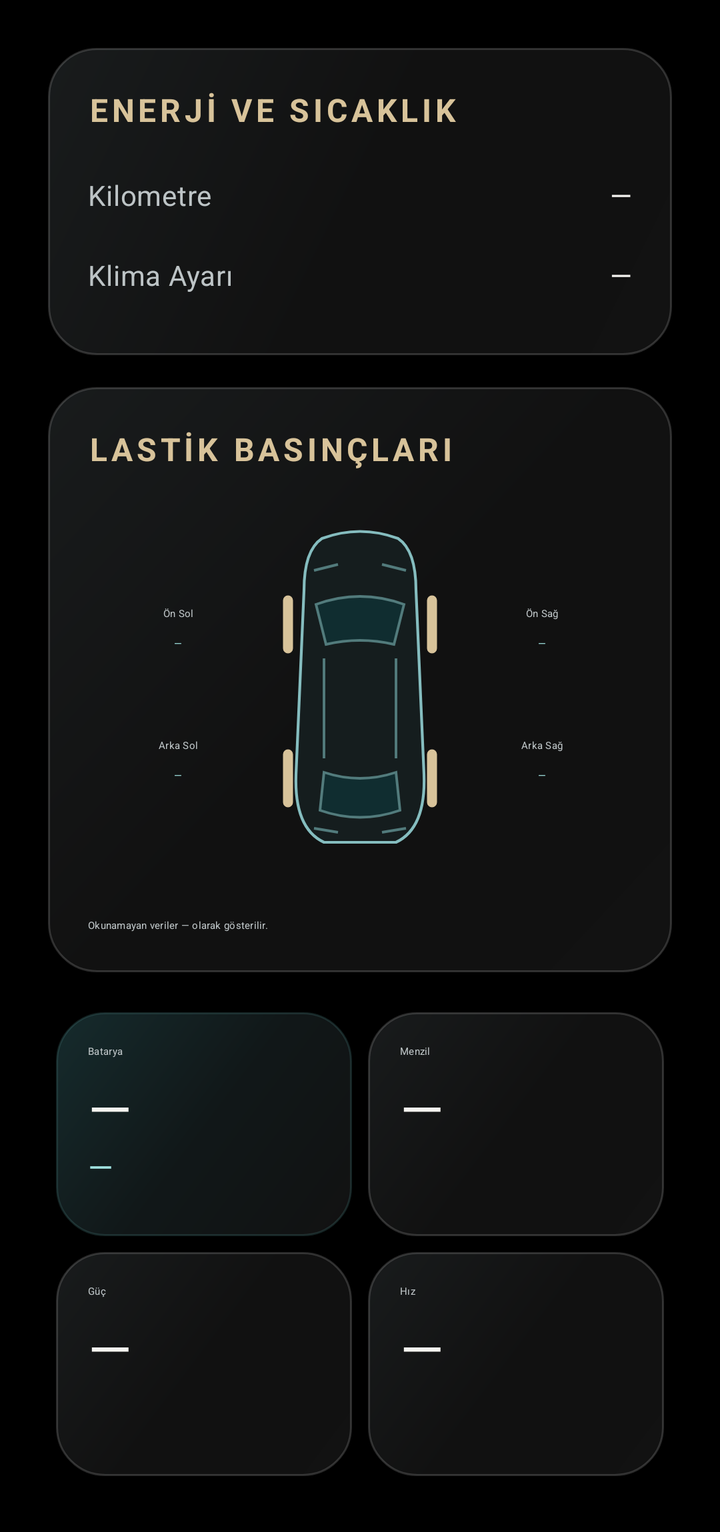
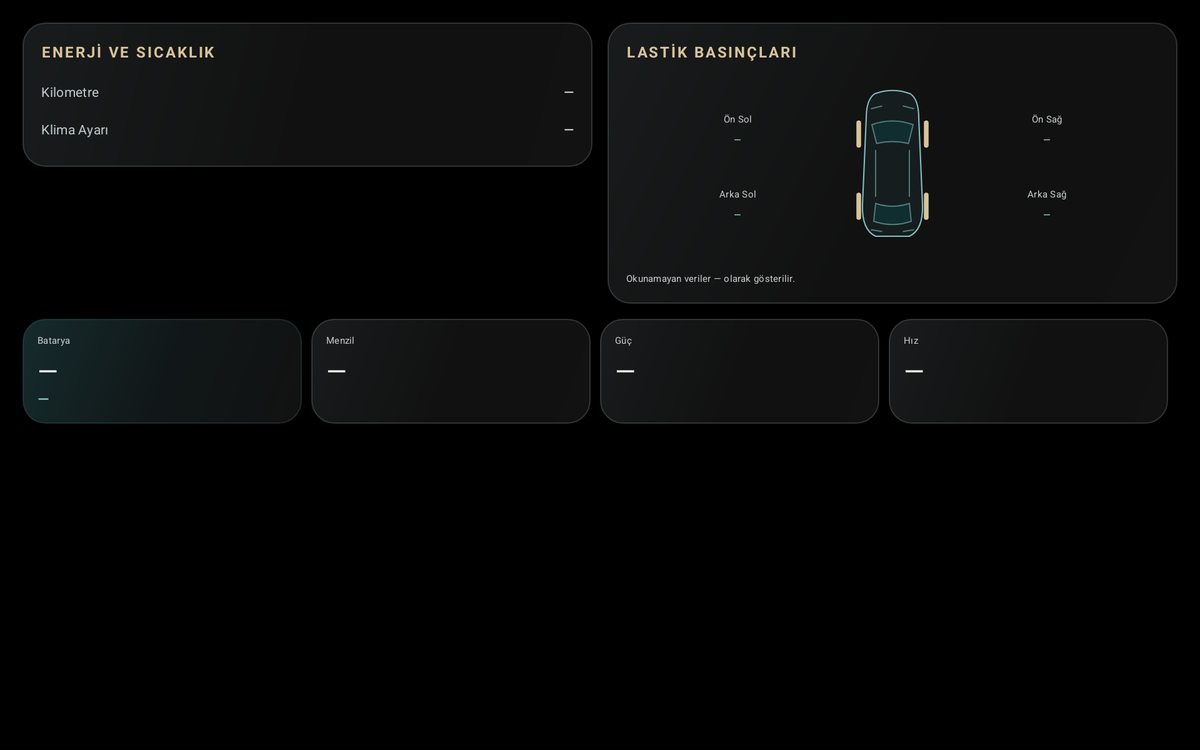

First picture: res/layout/ on a phone held upright. Second picture: the repository's own variant of that layout, on a device whose configuration matches the variant's folder. Source for both follows.
<!-- AndroidManifest.xml: application theme Theme.EVABRPUploader -->
<!-- res/layout/pane_vehicle.xml -->
<?xml version="1.0" encoding="utf-8"?>
<ScrollView xmlns:android="http://schemas.android.com/apk/res/android" android:layout_width="match_parent" android:layout_height="match_parent" android:fillViewport="true" android:clipToPadding="false">
    <LinearLayout android:layout_width="match_parent" android:layout_height="wrap_content" android:orientation="vertical" android:padding="24dp">
        <LinearLayout android:layout_width="match_parent" android:layout_height="wrap_content" android:orientation="vertical" android:padding="20dp" android:background="@drawable/bg_glass">
            <TextView android:layout_width="match_parent" android:layout_height="wrap_content" android:text="@string/design_energy" android:textAppearance="@style/Text.EV.Eyebrow" android:layout_marginBottom="12dp" />
            <TableLayout android:layout_width="match_parent" android:layout_height="wrap_content" android:stretchColumns="0" android:shrinkColumns="0">
                <TableRow style="@style/DataRow" android:minHeight="40dp" android:paddingTop="8dp" android:paddingBottom="8dp">
                    <TextView style="@style/DataLabel" android:text="@string/vehicle_row_odometer" />
                    <TextView android:id="@+id/vehicle_odometer" style="@style/DataValue" />
                </TableRow>
                <TableRow style="@style/DataRow" android:minHeight="40dp" android:paddingTop="8dp" android:paddingBottom="8dp">
                    <TextView style="@style/DataLabel" android:text="@string/vehicle_row_hvac" />
                    <TextView android:id="@+id/vehicle_hvac" style="@style/DataValue" />
                </TableRow>
            </TableLayout>
        </LinearLayout>
        <LinearLayout android:layout_width="match_parent" android:layout_height="wrap_content" android:orientation="vertical" android:padding="20dp" android:background="@drawable/bg_glass" android:layout_marginTop="16dp">
            <TextView android:layout_width="match_parent" android:layout_height="wrap_content" android:text="@string/design_tires" android:textAppearance="@style/Text.EV.Eyebrow" />
            <LinearLayout android:layout_width="match_parent" android:layout_height="224dp" android:orientation="horizontal" android:gravity="center_vertical">
                <LinearLayout android:layout_width="0dp" android:layout_height="match_parent" android:layout_weight="1" android:orientation="vertical" android:gravity="center">
                    <TextView android:layout_width="match_parent" android:layout_height="wrap_content" android:text="@string/vehicle_tire_fl" android:textAppearance="@style/Text.EV.Secondary" android:gravity="center" />
                    <TextView android:id="@+id/vehicle_tire_fl" android:layout_width="match_parent" android:layout_height="wrap_content" android:text="—" android:textAppearance="@style/Text.EV.Body" android:gravity="center" android:layout_marginTop="8dp" android:textColor="@color/ev_cyan" />
                    <Space android:layout_width="1dp" android:layout_height="44dp" />
                    <TextView android:layout_width="match_parent" android:layout_height="wrap_content" android:text="@string/vehicle_tire_rl" android:textAppearance="@style/Text.EV.Secondary" android:gravity="center" />
                    <TextView android:id="@+id/vehicle_tire_rl" android:layout_width="match_parent" android:layout_height="wrap_content" android:text="—" android:textAppearance="@style/Text.EV.Body" android:gravity="center" android:layout_marginTop="8dp" android:textColor="@color/ev_cyan" />
                </LinearLayout>
                <ImageView android:layout_width="92dp" android:layout_height="180dp" android:src="@drawable/ic_vehicle_outline" android:contentDescription="@string/design_car_desc" />
                <LinearLayout android:layout_width="0dp" android:layout_height="match_parent" android:layout_weight="1" android:orientation="vertical" android:gravity="center">
                    <TextView android:layout_width="match_parent" android:layout_height="wrap_content" android:text="@string/vehicle_tire_fr" android:textAppearance="@style/Text.EV.Secondary" android:gravity="center" />
                    <TextView android:id="@+id/vehicle_tire_fr" android:layout_width="match_parent" android:layout_height="wrap_content" android:text="—" android:textAppearance="@style/Text.EV.Body" android:gravity="center" android:layout_marginTop="8dp" android:textColor="@color/ev_cyan" />
                    <Space android:layout_width="1dp" android:layout_height="44dp" />
                    <TextView android:layout_width="match_parent" android:layout_height="wrap_content" android:text="@string/vehicle_tire_rr" android:textAppearance="@style/Text.EV.Secondary" android:gravity="center" />
                    <TextView android:id="@+id/vehicle_tire_rr" android:layout_width="match_parent" android:layout_height="wrap_content" android:text="—" android:textAppearance="@style/Text.EV.Body" android:gravity="center" android:layout_marginTop="8dp" android:textColor="@color/ev_cyan" />
                </LinearLayout>
            </LinearLayout>
            <TextView android:layout_width="match_parent" android:layout_height="wrap_content" android:text="@string/design_no_data" android:textAppearance="@style/Text.EV.Secondary" />
        </LinearLayout>
        <Space android:layout_width="1dp" android:layout_height="16dp" />
        <GridLayout android:layout_width="match_parent" android:layout_height="wrap_content" android:orientation="horizontal" android:columnCount="2">
            <LinearLayout android:layout_width="0dp" android:layout_height="wrap_content" android:orientation="vertical" android:minHeight="112dp" android:padding="16dp" android:background="@drawable/bg_battery_card" android:layout_columnWeight="1" android:layout_margin="4dp">
                <TextView android:layout_width="match_parent" android:layout_height="wrap_content" android:text="@string/design_battery_short" android:textAppearance="@style/Text.EV.Secondary" />
                <TextView android:id="@+id/vehicle_soc" android:layout_width="match_parent" android:layout_height="wrap_content" android:text="—" android:layout_marginTop="6dp" android:textAppearance="@style/Text.EV.Metric.Compact" android:maxLines="1" android:autoSizeTextType="uniform" android:autoSizeMinTextSize="18sp" android:autoSizeMaxTextSize="28sp" android:autoSizeStepGranularity="1sp" />
                <TextView android:id="@+id/vehicle_charging" android:layout_width="match_parent" android:layout_height="wrap_content" android:text="—" android:textAppearance="@style/Text.EV.Secondary" android:textColor="@color/ev_cyan" android:textSize="16sp" android:maxLines="1" android:ellipsize="end" />
            </LinearLayout>
            <LinearLayout android:layout_width="0dp" android:layout_height="wrap_content" android:orientation="vertical" android:minHeight="112dp" android:padding="16dp" android:background="@drawable/bg_glass" android:layout_columnWeight="1" android:layout_margin="4dp">
                <TextView android:layout_width="match_parent" android:layout_height="wrap_content" android:text="@string/vehicle_row_range" android:textAppearance="@style/Text.EV.Secondary" />
                <TextView android:id="@+id/vehicle_range" android:layout_width="match_parent" android:layout_height="wrap_content" android:text="—" android:layout_marginTop="6dp" android:textAppearance="@style/Text.EV.Metric.Compact" android:maxLines="1" android:autoSizeTextType="uniform" android:autoSizeMinTextSize="18sp" android:autoSizeMaxTextSize="28sp" android:autoSizeStepGranularity="1sp" />
            </LinearLayout>
            <LinearLayout android:layout_width="0dp" android:layout_height="wrap_content" android:orientation="vertical" android:minHeight="112dp" android:padding="16dp" android:background="@drawable/bg_glass" android:layout_columnWeight="1" android:layout_margin="4dp">
                <TextView android:layout_width="match_parent" android:layout_height="wrap_content" android:text="@string/vehicle_row_power" android:textAppearance="@style/Text.EV.Secondary" />
                <TextView android:id="@+id/vehicle_power" android:layout_width="match_parent" android:layout_height="wrap_content" android:text="—" android:layout_marginTop="6dp" android:textAppearance="@style/Text.EV.Metric.Compact" android:maxLines="1" android:autoSizeTextType="uniform" android:autoSizeMinTextSize="18sp" android:autoSizeMaxTextSize="28sp" android:autoSizeStepGranularity="1sp" />
            </LinearLayout>
            <LinearLayout android:layout_width="0dp" android:layout_height="wrap_content" android:orientation="vertical" android:minHeight="112dp" android:padding="16dp" android:background="@drawable/bg_glass" android:layout_columnWeight="1" android:layout_margin="4dp">
                <TextView android:layout_width="match_parent" android:layout_height="wrap_content" android:text="@string/vehicle_row_speed" android:textAppearance="@style/Text.EV.Secondary" />
                <TextView android:id="@+id/vehicle_speed" android:layout_width="match_parent" android:layout_height="wrap_content" android:text="—" android:layout_marginTop="6dp" android:textAppearance="@style/Text.EV.Metric.Compact" android:maxLines="1" android:autoSizeTextType="uniform" android:autoSizeMinTextSize="18sp" android:autoSizeMaxTextSize="28sp" android:autoSizeStepGranularity="1sp" />
            </LinearLayout>
        </GridLayout>
    </LinearLayout>
</ScrollView>
<!-- resources referenced by this layout -->
<resources>
  <color name="ev_cyan">#A0E2E0</color>
  <!-- drawable bg_battery_card (drawable) -->
  <shape xmlns:android="http://schemas.android.com/apk/res/android"><gradient android:angle="315" android:startColor="#E5183032" android:centerColor="#F012191A" android:endColor="#FA121212"/><corners android:radius="24dp"/><stroke android:width="1dp" android:color="#40528C8C"/></shape>
  <!-- drawable bg_glass (drawable) -->
  <shape xmlns:android="http://schemas.android.com/apk/res/android"><gradient android:angle="315" android:startColor="#E91B1E1F" android:centerColor="#F0121212" android:endColor="#FA121212"/><corners android:radius="24dp"/><stroke android:width="1dp" android:color="#2AFFFFFF"/></shape>
  <string name="design_battery_short">Batarya</string>
  <string name="design_car_desc">Lastik basınçlarının araç üzerindeki konumları</string>
  <string name="design_energy">ENERJİ VE SICAKLIK</string>
  <string name="design_no_data">Okunamayan veriler — olarak gösterilir.</string>
  <string name="design_tires">LASTİK BASINÇLARI</string>
  <string name="vehicle_row_hvac">Klima Ayarı</string>
  <string name="vehicle_row_odometer">Kilometre</string>
  <string name="vehicle_row_power">Güç</string>
  <string name="vehicle_row_range">Menzil</string>
  <string name="vehicle_row_speed">Hız</string>
  <string name="vehicle_tire_fl">Ön Sol</string>
  <string name="vehicle_tire_fr">Ön Sağ</string>
  <string name="vehicle_tire_rl">Arka Sol</string>
  <string name="vehicle_tire_rr">Arka Sağ</string>
  <style name="DataLabel" parent="Text.EV.Secondary">
      <item name="android:layout_width">wrap_content</item>
      <item name="android:layout_height">wrap_content</item>
    </style>
  <style name="DataRow" parent="">
      <item name="android:layout_width">match_parent</item>
      <item name="android:layout_height">wrap_content</item>
      <item name="android:minHeight">48dp</item>
      <item name="android:paddingTop">10dp</item>
      <item name="android:paddingBottom">10dp</item>
      <item name="android:gravity">center_vertical</item>
    </style>
  <style name="Text.EV.Body" parent="TextAppearance.Material3.BodyLarge">
          <item name="android:textSize">@dimen/text_body</item>
          <item name="android:textColor">@color/ev_text_primary</item>
      </style>
  <style name="Text.EV.Eyebrow" parent="Text.EV.SectionHeader">
      <item name="android:textSize">16sp</item>
      <item name="android:textColor">@color/ev_accent</item>
      <item name="android:fontFamily">sans-serif-medium</item>
      <item name="android:letterSpacing">0.12</item>
    </style>
  <style name="Text.EV.Metric.Compact">
      <item name="android:textSize">28sp</item>
    </style>
  <style name="Text.EV.Secondary" parent="TextAppearance.Material3.BodyMedium">
          <item name="android:textSize">@dimen/text_secondary</item>
          <item name="android:textColor">@color/ev_text_secondary</item>
      </style>
  <color name="ev_text_primary">#F4F3EF</color>
  <style name="Text.EV.SectionHeader" parent="TextAppearance.Material3.LabelLarge">
          <item name="android:textSize">@dimen/text_label</item>
          <item name="android:textColor">@color/ev_accent</item>
          <item name="android:letterSpacing">0.12</item>
          <item name="android:textStyle">bold</item>
      </style>
  <color name="ev_accent">#D8C39A</color>
  <color name="ev_text_secondary">#BDC4C6</color>
  <color name="ev_background">#000000</color>
  <color name="ev_on_accent">#17140E</color>
  <color name="ev_surface">#121212</color>
  <color name="ev_surface_raised">#1B1D1E</color>
  <color name="ev_error">#FFB4AB</color>
  <color name="ev_outline">#363B3D</color>
  <style name="ShapeAppearanceOverlay.EV.Button" parent="">
          <item name="cornerSize">18dp</item>
      </style>
  <!-- some entries are left out for length -->
</resources>
<!-- res/layout-w1000dp/pane_vehicle.xml (the repository's variant of the layout above) -->
<!-- drawn on a large tablet held sideways -->
<?xml version="1.0" encoding="utf-8"?>
<ScrollView xmlns:android="http://schemas.android.com/apk/res/android" android:layout_width="match_parent" android:layout_height="match_parent" android:fillViewport="true" android:clipToPadding="false">
    <LinearLayout android:layout_width="match_parent" android:layout_height="wrap_content" android:orientation="vertical" android:padding="24dp">
        <LinearLayout android:layout_width="match_parent" android:layout_height="wrap_content" android:orientation="horizontal" android:baselineAligned="false">
            <LinearLayout android:layout_width="0dp" android:layout_height="wrap_content" android:layout_weight="1" android:orientation="vertical" android:layout_marginEnd="16dp" android:padding="20dp" android:background="@drawable/bg_glass">
                <TextView android:layout_width="match_parent" android:layout_height="wrap_content" android:text="@string/design_energy" android:textAppearance="@style/Text.EV.Eyebrow" android:layout_marginBottom="12dp" />
                <TableLayout android:layout_width="match_parent" android:layout_height="wrap_content" android:stretchColumns="0" android:shrinkColumns="0">
                    <TableRow style="@style/DataRow" android:minHeight="40dp" android:paddingTop="8dp" android:paddingBottom="8dp">
                        <TextView style="@style/DataLabel" android:text="@string/vehicle_row_odometer" />
                        <TextView android:id="@+id/vehicle_odometer" style="@style/DataValue" />
                    </TableRow>
                    <TableRow style="@style/DataRow" android:minHeight="40dp" android:paddingTop="8dp" android:paddingBottom="8dp">
                        <TextView style="@style/DataLabel" android:text="@string/vehicle_row_hvac" />
                        <TextView android:id="@+id/vehicle_hvac" style="@style/DataValue" />
                    </TableRow>
                </TableLayout>
            </LinearLayout>
            <LinearLayout android:layout_width="0dp" android:layout_height="wrap_content" android:layout_weight="1" android:orientation="vertical" android:padding="20dp" android:background="@drawable/bg_glass">
                <TextView android:layout_width="match_parent" android:layout_height="wrap_content" android:text="@string/design_tires" android:textAppearance="@style/Text.EV.Eyebrow" />
                <LinearLayout android:layout_width="match_parent" android:layout_height="224dp" android:orientation="horizontal" android:gravity="center_vertical">
                    <LinearLayout android:layout_width="0dp" android:layout_height="match_parent" android:layout_weight="1" android:orientation="vertical" android:gravity="center">
                        <TextView android:layout_width="match_parent" android:layout_height="wrap_content" android:text="@string/vehicle_tire_fl" android:textAppearance="@style/Text.EV.Secondary" android:gravity="center" />
                        <TextView android:id="@+id/vehicle_tire_fl" android:layout_width="match_parent" android:layout_height="wrap_content" android:text="—" android:textAppearance="@style/Text.EV.Body" android:gravity="center" android:layout_marginTop="8dp" android:textColor="@color/ev_cyan" />
                        <Space android:layout_width="1dp" android:layout_height="44dp" />
                        <TextView android:layout_width="match_parent" android:layout_height="wrap_content" android:text="@string/vehicle_tire_rl" android:textAppearance="@style/Text.EV.Secondary" android:gravity="center" />
                        <TextView android:id="@+id/vehicle_tire_rl" android:layout_width="match_parent" android:layout_height="wrap_content" android:text="—" android:textAppearance="@style/Text.EV.Body" android:gravity="center" android:layout_marginTop="8dp" android:textColor="@color/ev_cyan" />
                    </LinearLayout>
                    <ImageView android:layout_width="92dp" android:layout_height="180dp" android:src="@drawable/ic_vehicle_outline" android:contentDescription="@string/design_car_desc" />
                    <LinearLayout android:layout_width="0dp" android:layout_height="match_parent" android:layout_weight="1" android:orientation="vertical" android:gravity="center">
                        <TextView android:layout_width="match_parent" android:layout_height="wrap_content" android:text="@string/vehicle_tire_fr" android:textAppearance="@style/Text.EV.Secondary" android:gravity="center" />
                        <TextView android:id="@+id/vehicle_tire_fr" android:layout_width="match_parent" android:layout_height="wrap_content" android:text="—" android:textAppearance="@style/Text.EV.Body" android:gravity="center" android:layout_marginTop="8dp" android:textColor="@color/ev_cyan" />
                        <Space android:layout_width="1dp" android:layout_height="44dp" />
                        <TextView android:layout_width="match_parent" android:layout_height="wrap_content" android:text="@string/vehicle_tire_rr" android:textAppearance="@style/Text.EV.Secondary" android:gravity="center" />
                        <TextView android:id="@+id/vehicle_tire_rr" android:layout_width="match_parent" android:layout_height="wrap_content" android:text="—" android:textAppearance="@style/Text.EV.Body" android:gravity="center" android:layout_marginTop="8dp" android:textColor="@color/ev_cyan" />
                    </LinearLayout>
                </LinearLayout>
                <TextView android:layout_width="match_parent" android:layout_height="wrap_content" android:text="@string/design_no_data" android:textAppearance="@style/Text.EV.Secondary" />
            </LinearLayout>
        </LinearLayout>
        <Space android:layout_width="1dp" android:layout_height="16dp" />
        <LinearLayout android:layout_width="match_parent" android:layout_height="wrap_content" android:orientation="horizontal" android:baselineAligned="false">
            <LinearLayout android:layout_width="0dp" android:layout_height="wrap_content" android:orientation="vertical" android:minHeight="112dp" android:padding="16dp" android:background="@drawable/bg_battery_card" android:layout_weight="1" android:layout_marginEnd="10dp">
                <TextView android:layout_width="match_parent" android:layout_height="wrap_content" android:text="@string/design_battery_short" android:textAppearance="@style/Text.EV.Secondary" />
                <TextView android:id="@+id/vehicle_soc" android:layout_width="match_parent" android:layout_height="wrap_content" android:text="—" android:layout_marginTop="6dp" android:textAppearance="@style/Text.EV.Metric.Compact" android:maxLines="1" android:autoSizeTextType="uniform" android:autoSizeMinTextSize="18sp" android:autoSizeMaxTextSize="28sp" android:autoSizeStepGranularity="1sp" />
                <TextView android:id="@+id/vehicle_charging" android:layout_width="match_parent" android:layout_height="wrap_content" android:text="—" android:textAppearance="@style/Text.EV.Secondary" android:textColor="@color/ev_cyan" android:textSize="16sp" android:maxLines="1" android:ellipsize="end" />
            </LinearLayout>
            <LinearLayout android:layout_width="0dp" android:layout_height="wrap_content" android:orientation="vertical" android:minHeight="112dp" android:padding="16dp" android:background="@drawable/bg_glass" android:layout_weight="1" android:layout_marginEnd="10dp">
                <TextView android:layout_width="match_parent" android:layout_height="wrap_content" android:text="@string/vehicle_row_range" android:textAppearance="@style/Text.EV.Secondary" />
                <TextView android:id="@+id/vehicle_range" android:layout_width="match_parent" android:layout_height="wrap_content" android:text="—" android:layout_marginTop="6dp" android:textAppearance="@style/Text.EV.Metric.Compact" android:maxLines="1" android:autoSizeTextType="uniform" android:autoSizeMinTextSize="18sp" android:autoSizeMaxTextSize="28sp" android:autoSizeStepGranularity="1sp" />
            </LinearLayout>
            <LinearLayout android:layout_width="0dp" android:layout_height="wrap_content" android:orientation="vertical" android:minHeight="112dp" android:padding="16dp" android:background="@drawable/bg_glass" android:layout_weight="1" android:layout_marginEnd="10dp">
                <TextView android:layout_width="match_parent" android:layout_height="wrap_content" android:text="@string/vehicle_row_power" android:textAppearance="@style/Text.EV.Secondary" />
                <TextView android:id="@+id/vehicle_power" android:layout_width="match_parent" android:layout_height="wrap_content" android:text="—" android:layout_marginTop="6dp" android:textAppearance="@style/Text.EV.Metric.Compact" android:maxLines="1" android:autoSizeTextType="uniform" android:autoSizeMinTextSize="18sp" android:autoSizeMaxTextSize="28sp" android:autoSizeStepGranularity="1sp" />
            </LinearLayout>
            <LinearLayout android:layout_width="0dp" android:layout_height="wrap_content" android:orientation="vertical" android:minHeight="112dp" android:padding="16dp" android:background="@drawable/bg_glass" android:layout_weight="1" android:layout_marginEnd="10dp">
                <TextView android:layout_width="match_parent" android:layout_height="wrap_content" android:text="@string/vehicle_row_speed" android:textAppearance="@style/Text.EV.Secondary" />
                <TextView android:id="@+id/vehicle_speed" android:layout_width="match_parent" android:layout_height="wrap_content" android:text="—" android:layout_marginTop="6dp" android:textAppearance="@style/Text.EV.Metric.Compact" android:maxLines="1" android:autoSizeTextType="uniform" android:autoSizeMinTextSize="18sp" android:autoSizeMaxTextSize="28sp" android:autoSizeStepGranularity="1sp" />
            </LinearLayout>
        </LinearLayout>
    </LinearLayout>
</ScrollView>
